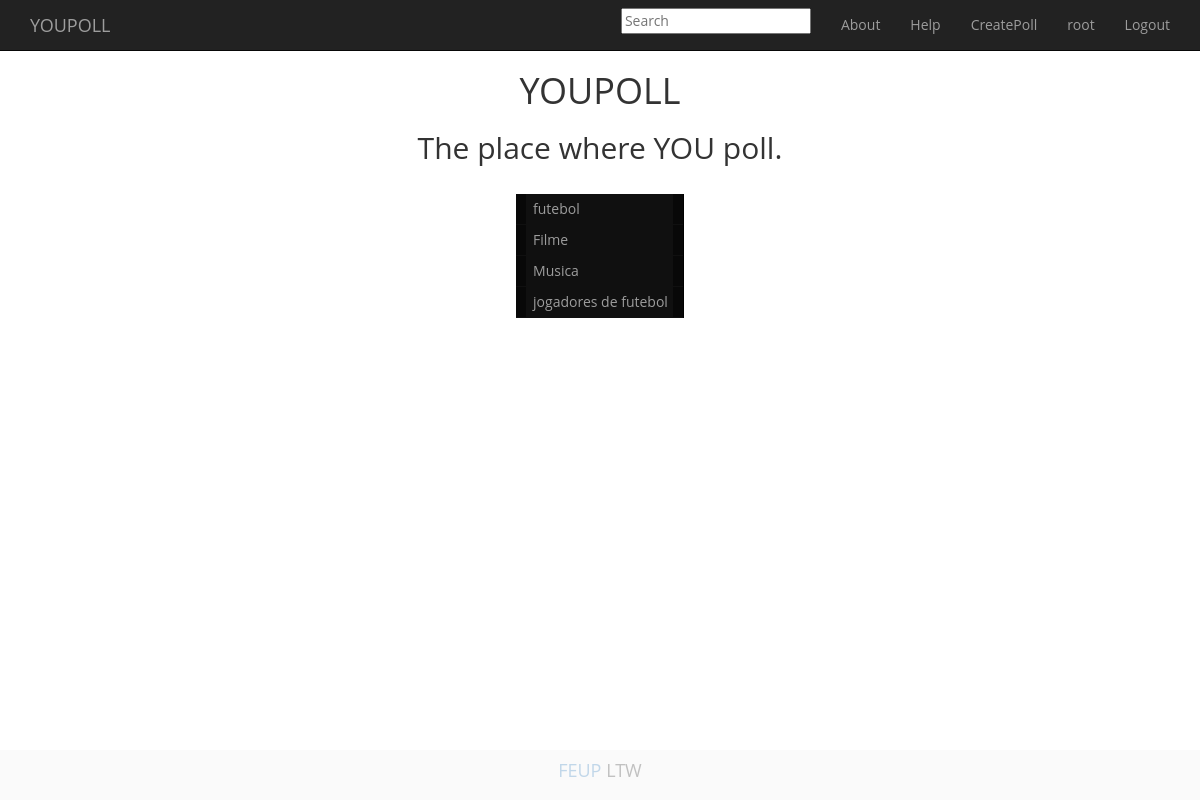
The app's page /index.php (signed in) with its own data.
### tables this page shows
CREATE TABLE Poll(
idPoll		INTEGER PRIMARY KEY AUTOINCREMENT,
idUser		INTEGER REFERENCES User(idUser) NOT NULL,
name 		TEXT UNIQUE NOT NULL,
image		TEXT NOT NULL,
private		INTEGER
);

### list_polls.php (the view)
<?php
$db = new PDO('sqlite:db/dataBase.db');
$stmt = $db->prepare('SELECT * FROM Poll');
$stmt->execute();
while($row = $stmt->fetch()){
  if($row['private'] == 0){ ?>
    <li><a href=<?php echo "vote_poll_body.php?poll=". $row['name']; ?> name=<?php echo $row['name']; ?> ><?php echo $row['name']; ?> </a></li>
<?php  }
} ?>

### templates/style.css (style rules this page uses)
body { padding: 0px 0px; font-family: 'Open Sans', sans-serif; font:'Open Sans', sans-serif; text-align: center; background-image: url("knot.jpg"); background-repeat: repeat; }
#pollList li { border-bottom: 1px solid #101010; margin: 0; }
#pollList li a { display: block; padding: 5px 5px 5px 0.5em; border-left: 10px solid #080808; border-right: 10px solid #080808; background-color: #101010; color: #9d9d9d; text-decoration: none; width: 100%; }
html>body #pollList li a { width: auto; }

### records on screen
poll: name "futebol"
poll: name "Filme"
poll: name "Musica"
poll: name "jogadores de futebol"

### other values on screen
$_SESSION['username'] "root"
